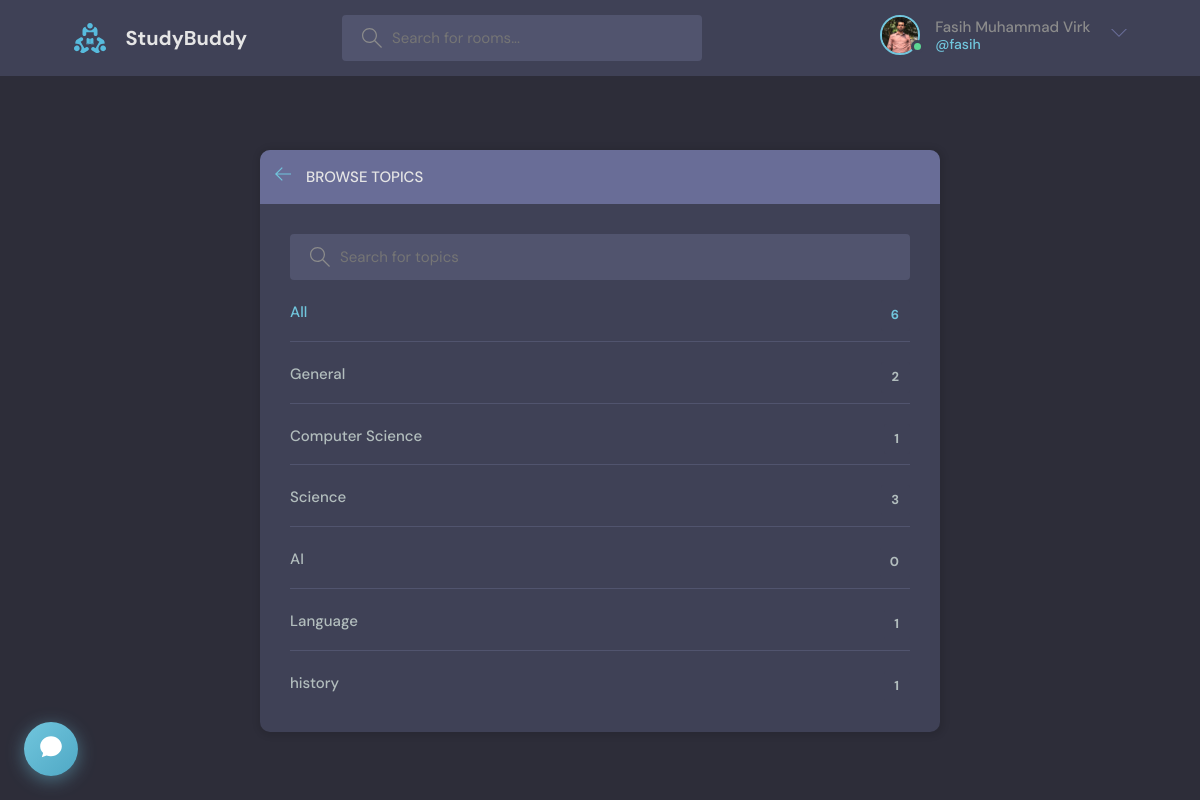
The app's page /topics/ (signed in) with its own data.
### mainapp/models.py (models this page shows, shortened)
class User(AbstractUser):
    name = models.CharField(max_length=200, null=True)
    email = models.EmailField(unique=True)
    bio = models.TextField(null=True)
    avatar = models.ImageField(null=True, default="avatar.svg")
    USERNAME_FIELD = 'email'
    REQUIRED_FIELDS = []

class Topic(models.Model):
    name = models.CharField(max_length=200)

### mainapp/views.py (the view)
# urls.py: path('topics/', views.topicsPage, name="topics"),
@login_required(login_url='login')
def topicsPage(request):
    q = request.GET.get('q') if request.GET.get('q') is not None else ''
    topics = Topic.objects.filter(name__icontains=q)
    return render(request, 'mainapp/topics.html', {'topics': topics})

### mainapp/templates/mainapp/topics.html (shortened to what this page needs)
{% extends 'main.html' %} {%block content%}
<main class="create-room layout">
	<div class="container" style = "align-items: center; justify-content: center;">
		<div class="layout__box">
			<div class="layout__boxHeader">
				<div class="layout__boxTitle">
					<a href="{% url 'home' %}">
						<svg
							version="1.1"
							xmlns="http://www.w3.org/2000/svg"
							width="32"
							height="32"
							viewBox="0 0 32 32"
						>
							<title>arrow-left</title>
							<path
								d="M13.723 2.286l-13.723 13.714 13.719 13.714 1.616-1.611-10.96-10.96h27.625v-2.286h-27.625l10.965-10.965-1.616-1.607z"
							></path>
						</svg>
					</a>
					<h3>Browse Topics</h3>
				</div>
			</div>
			<div class="topics-page layout__body">
				<form action="" method="GET" class="header__search">
					<label>
						<input name="q" placeholder="Search for topics" />
					</label>
				</form>
				<ul class="topics__list">
					<li>
						<a href="{% url 'topics' %}" class="active"
							>All <span>{{topics.count}}</span></a
						>
					</li>
					{% for topic in topics%}
					<li>
						<a href="{% url 'home' %}?q={{topic.name|urlencode}}"
							>{{topic.name}} <span>{{topic.room_set.all.count}}</span></a
						>
					</li>
					{%endfor%}
				</ul>
			</div>
		</div>
	</div>
</main>
{% endblock content %}

### templates/navbar.html (shortened to what this page needs)
{% load static %}
{% if request.user.is_authenticated %}
<header class="header header--loggedIn">
	<div class="container">
		<a href="{% url 'home' %}" class="header__logo">
			<img src="{% static 'images/logo.svg' %}" />
			<h1>StudyBuddy</h1>
		</a>
		<form class="header__search" method="GET" action="{% url 'home' %}">
			<label>
				<input name="q" placeholder="Search for rooms..." />
			</label>
		</form>
		<nav class="header__menu">
			<div class="header__user">
				<a href="{% url 'user-profile' user.id %}">
					<div class="avatar avatar--medium active">
						<img src="{{request.user.avatar.url}}" />
					</div>
					<p>
						{{request.user.name}} <span>@{{request.user.username}}</span>
					</p>
				</a>
				<button class="dropdown-button">
					<svg
						version="1.1"
						xmlns="http://www.w3.org/2000/svg"
						width="32"
						height="32"
						viewBox="0 0 32 32"
					>
						<title>chevron-down</title>
						<path d="M16 21l-13-13h-3l16 16 16-16h-3l-13 13z"></path>
					</svg>
				</button>
			</div>
			{% endif %}
		</nav>
	</div>
</header>

### static/style/style.css (style rules this page uses)
:root { --color-main: #71c6dd; --color-main-light: #e1f6fb; --color-dark: #3f4156; --color-dark-medium: #51546e; --color-dark-light: #696d97; --color-light: #e5e5e5; --color-gray: #8b8b8b; --color-light-gray: #b2bdbd; --color-bg: #2d2d39; --color-success: #5dd693; --color-error: #fc4b0b; }
* { font-family: "DM Sans", -apple-system, BlinkMacSystemFont, "Segoe UI", Roboto, Oxygen, Ubuntu, Cantarell, "Open Sans", "Helvetica Neue", sans-serif; margin: 0; padding: 0; box-sizing: border-box; text-rendering: optimizeLegibility; font-size: inherit; }
html { font-size: 56.25%; }
@media only screen and (min-width: 1200px) { html { font-size: 62.5%; } }
body { line-height: 1.6; font-weight: 400; font-size: 1.5rem; color: var(--color-light-gray); background-color: var(--color-bg); min-height: 100vh; }
img { width: 100%; }
a { display: inline-block; color: var(--color-main); text-decoration: none; }
.container { max-width: 120rem; width: 90%; margin: auto; }
.avatar { position: relative; display: inline-block; border-radius: 50%; border: 2px solid var(--color-main); }
.avatar img { display: block; border-radius: 50%; object-fit: cover; object-position: center; }
.avatar::after { content: ""; display: block; position: absolute; background-color: var(--color-gray); z-index: 111; border-radius: 50%; border: 0.3rem solid var(--color-dark); }
.avatar.active::after { background-color: var(--color-success); }
.avatar.avatar--medium img { width: 3.6rem; height: 3.6rem; border-radius: 50%; }
.avatar.avatar--medium:after { width: 0.7rem; height: 0.7rem; bottom: 0px; right: -6px; }
.header { padding: 1.5rem; background-color: var(--color-dark); }
.header > .container { display: flex; gap: 9.5rem; }
.header__logo, .header__user { display: flex; gap: 2rem; align-items: center; }
.header__logo > img { height: 3.2rem; width: 3.2rem; }
.header__logo > h1 { font-weight: 700; font-size: 2rem; color: var(--color-light); }
.header__search > label { background-color: var(--color-dark-medium); padding: 1.3rem 1rem; display: flex; align-items: center; gap: 1rem; border-radius: 4px; }
.header__search svg { fill: var(--color-gray); width: 2rem; height: 2rem; margin-left: 1rem; }
.header__search input { width: 30rem; background: transparent; border: none; outline: none; color: var(--color-light); }
.header__menu { margin-left: auto; position: relative; }
.header__menu a { display: flex; gap: 1.5rem; align-items: center; font-weight: 500; text-decoration: none; color: var(--color-gray); }
.header__menu img { height: 3.6rem; }
.header__menu p { line-height: 1.2; }
.header__menu span { color: var(--color-main); font-weight: 500; font-size: 1.4rem; display: block; }
.header__menu svg { width: 1.6rem; height: 1.6rem; fill: var(--color-dark-light); }
.dropdown-button { background: transparent; border: 0; outline: 0; cursor: pointer; }
.layout { margin-top: 2.4rem; }
.layout > .container { display: flex; justify-content: space-between; align-items: flex-start; }
.layout__box { width: 90%; max-width: 48rem; min-height: 40rem; background-color: var(--color-dark); border-radius: 1rem; box-shadow: 1px 1px 6px 3px rgba(0, 0, 0, 0.1); overflow: hidden; margin: 5rem 0rem; }
.layout__boxHeader { display: flex; padding: 1.5rem; background-color: var(--color-dark-light); }
.layout__boxTitle { display: flex; gap: 1.5rem; align-items: center; }
.layout__boxTitle h3 { text-transform: uppercase; font-weight: 500; color: var(--color-light); }
.layout__boxTitle svg { width: 1.6rem; height: 1.6rem; fill: var(--color-main); }
.layout__body { margin: 3rem; }
.topics__list { list-style: none; }
.topics__list li a { display: flex; justify-content: space-between; margin-bottom: 3rem; font-weight: 500; color: var(--color-light-gray); transition: all 0.3s ease-in-out; }
.topics__list li a.active, .topics__list li a:hover { color: var(--color-main); }
.topics__list li a span { padding: 0.5rem 1rem; background-color: var(--color-dark); border-radius: 3px; font-size: 1.3rem; font-weight: 700; letter-spacing: 1px; }
.topics-page .topics__list li:not(:last-child) a { margin: 2rem 0; padding-bottom: 1rem; text-decoration: none; border-bottom: 1px solid var(--color-dark-medium); }
.topics-page .header__search { display: block; }
.create-room.layout .layout__box { max-width: 68rem; }

### records on screen
User: user.avatar (picture), user.name "Fasih Muhammad Virk", user.username "fasih"
Topic: name "General", room_set.all.count "2"
Topic: name "Computer Science", room_set.all.count "1"
Topic: name "Science", room_set.all.count "3"
Topic: name "AI", room_set.all.count "0"
Topic: name "Language", room_set.all.count "1"
Topic: name "history", room_set.all.count "1"

### other values on screen
{{ topics.count }} "6"
